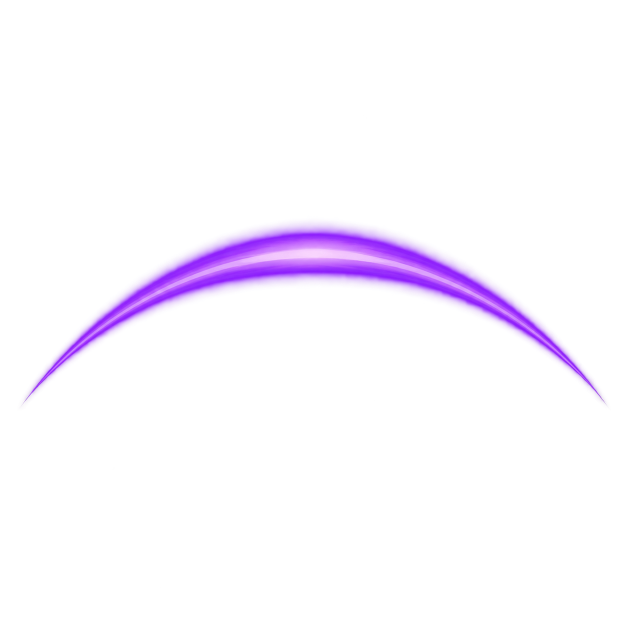
#> input picture Docs/Art/Source/SSC_PnaWhipHitArc_Source.png, 1254 x 1254 px (shown at 1/2 size)
$ python Export-PnaWhipHitArc.py
#> lines starting #> are read from the running program, lines starting #| are printed output that depends on the picture
"""AI 辅助生成：导出已否决小弧痕试验的 128×128 归档图；不写入游戏。"""
from pathlib import Path
from PIL import Image

root = Path(__file__).resolve().parents[3]
source = Path(__file__).with_name("SSC_PnaWhipHitArc_Source.png")
image = Image.open(source).convert("RGBA")
#> image is the input picture: PIL image 1254x1254 RGBA; mean R, G, B, A 11.3, 4.1, 18.3, 10.9
# 忽略几乎透明的外围散点，只用有效轮廓确定裁切框；保留框内原始 alpha。
bounds = image.getchannel("A").point(lambda value: 255 if value > 4 else 0).getbbox()
#> bounds = (37, 438, 1219, 818)
if bounds is None:
    raise ValueError("Empty arc image")
sprite = image.crop(bounds).convert("RGBa")
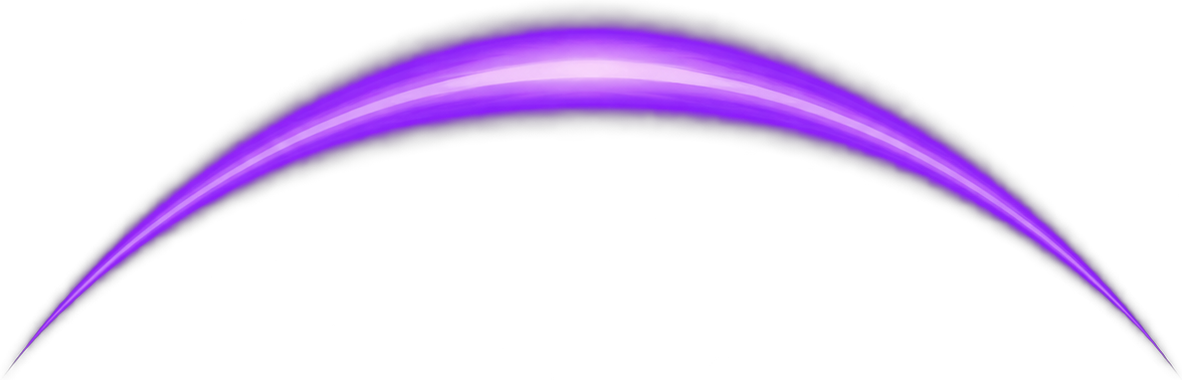
#> sprite: PIL image 1182x380 RGBa; mean R, G, B, A 25.3, 11.1, 37.4, 38.1; transparent parts drawn white
sprite.thumbnail((112, 112), Image.Resampling.LANCZOS)
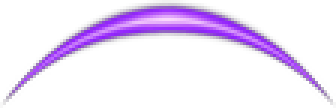
#> sprite: PIL image 112x36 RGBa (shown 3 times larger); mean R, G, B, A 25.3, 11.1, 37.4, 38; transparent parts drawn white
sprite = sprite.convert("RGBA")
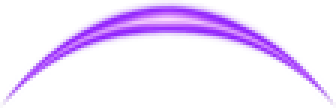
#> sprite: PIL image 112x36 RGBA (shown 3 times larger); mean R, G, B, A 41.3, 14.7, 66.7, 38; transparent parts drawn white
canvas = Image.new("RGBA", (128, 128))
#> canvas: PIL image 128x128 RGBA; every value is 0
canvas.paste(sprite, ((128 - sprite.width) // 2, (128 - sprite.height) // 2))
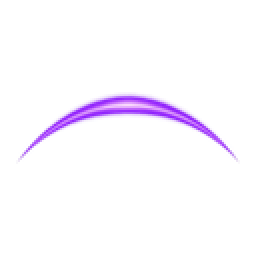
#> canvas: PIL image 128x128 RGBA (shown 2 times larger); mean R, G, B, A 10.2, 3.6, 16.4, 9.4; transparent parts drawn white
destination = Path(__file__).with_name("SSC_PnaWhipHitArc_Rejected_128.png")
canvas.save(destination)
print(destination)
